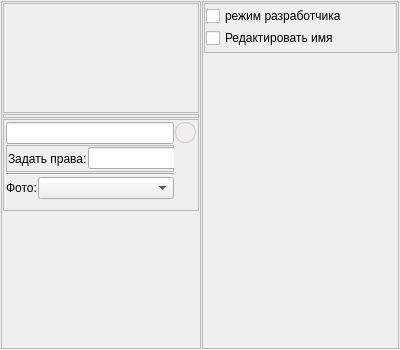
<?xml version="1.0" encoding="UTF-8"?>
<ui version="4.0">
 <class>widget_rootAdmin</class>
 <widget class="QWidget" name="widget_rootAdmin">
  <property name="geometry">
   <rect>
    <x>0</x>
    <y>0</y>
    <width>400</width>
    <height>350</height>
   </rect>
  </property>
  <property name="minimumSize">
   <size>
    <width>400</width>
    <height>350</height>
   </size>
  </property>
  <property name="maximumSize">
   <size>
    <width>400</width>
    <height>350</height>
   </size>
  </property>
  <property name="font">
   <font>
    <family>Arial</family>
   </font>
  </property>
  <property name="windowTitle">
   <string>Form</string>
  </property>
  <layout class="QGridLayout" name="gridLayout">
   <property name="leftMargin">
    <number>1</number>
   </property>
   <property name="topMargin">
    <number>1</number>
   </property>
   <property name="rightMargin">
    <number>1</number>
   </property>
   <property name="bottomMargin">
    <number>1</number>
   </property>
   <property name="spacing">
    <number>1</number>
   </property>
   <item row="0" column="0" rowspan="4">
    <widget class="QFrame" name="fr_block_1">
     <property name="sizePolicy">
      <sizepolicy hsizetype="Fixed" vsizetype="Preferred">
       <horstretch>0</horstretch>
       <verstretch>0</verstretch>
      </sizepolicy>
     </property>
     <property name="minimumSize">
      <size>
       <width>200</width>
       <height>0</height>
      </size>
     </property>
     <property name="maximumSize">
      <size>
       <width>200</width>
       <height>16777215</height>
      </size>
     </property>
     <property name="frameShape">
      <enum>QFrame::StyledPanel</enum>
     </property>
     <property name="frameShadow">
      <enum>QFrame::Raised</enum>
     </property>
     <layout class="QGridLayout" name="gridLayout_6">
      <property name="leftMargin">
       <number>1</number>
      </property>
      <property name="topMargin">
       <number>1</number>
      </property>
      <property name="rightMargin">
       <number>1</number>
      </property>
      <property name="bottomMargin">
       <number>1</number>
      </property>
      <property name="spacing">
       <number>1</number>
      </property>
      <item row="3" column="1">
       <spacer name="verticalSpacer_3">
        <property name="orientation">
         <enum>Qt::Vertical</enum>
        </property>
        <property name="sizeHint" stdset="0">
         <size>
          <width>20</width>
          <height>174</height>
         </size>
        </property>
       </spacer>
      </item>
      <item row="0" column="1">
       <widget class="QFrame" name="fr_block_4">
        <property name="minimumSize">
         <size>
          <width>0</width>
          <height>110</height>
         </size>
        </property>
        <property name="frameShape">
         <enum>QFrame::StyledPanel</enum>
        </property>
        <property name="frameShadow">
         <enum>QFrame::Raised</enum>
        </property>
        <layout class="QGridLayout" name="gridLayout_4">
         <property name="leftMargin">
          <number>1</number>
         </property>
         <property name="topMargin">
          <number>1</number>
         </property>
         <property name="rightMargin">
          <number>1</number>
         </property>
         <property name="bottomMargin">
          <number>1</number>
         </property>
         <property name="spacing">
          <number>1</number>
         </property>
         <item row="0" column="0">
          <widget class="QLabel" name="lab_foto_0">
           <property name="styleSheet">
            <string notr="true">image: url(:/admin/adm/not_photo_1.png);</string>
           </property>
           <property name="text">
            <string/>
           </property>
          </widget>
         </item>
        </layout>
       </widget>
      </item>
      <item row="1" column="1">
       <widget class="QFrame" name="fr_block_5">
        <property name="frameShape">
         <enum>QFrame::StyledPanel</enum>
        </property>
        <property name="frameShadow">
         <enum>QFrame::Raised</enum>
        </property>
        <layout class="QGridLayout" name="gridLayout_5">
         <property name="leftMargin">
          <number>1</number>
         </property>
         <property name="topMargin">
          <number>1</number>
         </property>
         <property name="rightMargin">
          <number>1</number>
         </property>
         <property name="bottomMargin">
          <number>1</number>
         </property>
         <property name="spacing">
          <number>1</number>
         </property>
        </layout>
       </widget>
      </item>
      <item row="2" column="1">
       <widget class="QFrame" name="frame">
        <property name="minimumSize">
         <size>
          <width>0</width>
          <height>30</height>
         </size>
        </property>
        <property name="frameShape">
         <enum>QFrame::StyledPanel</enum>
        </property>
        <property name="frameShadow">
         <enum>QFrame::Raised</enum>
        </property>
        <layout class="QGridLayout" name="gridLayout_7">
         <property name="leftMargin">
          <number>1</number>
         </property>
         <property name="topMargin">
          <number>1</number>
         </property>
         <property name="rightMargin">
          <number>1</number>
         </property>
         <property name="bottomMargin">
          <number>1</number>
         </property>
         <property name="spacing">
          <number>1</number>
         </property>
         <item row="0" column="1">
          <widget class="QStackedWidget" name="stackedW_list_0">
           <property name="currentIndex">
            <number>0</number>
           </property>
           <widget class="QWidget" name="page">
            <layout class="QGridLayout" name="gridLayout_8">
             <property name="leftMargin">
              <number>1</number>
             </property>
             <property name="topMargin">
              <number>1</number>
             </property>
             <property name="rightMargin">
              <number>1</number>
             </property>
             <property name="bottomMargin">
              <number>1</number>
             </property>
             <property name="spacing">
              <number>1</number>
             </property>
             <item row="0" column="2">
              <widget class="QPushButton" name="pushB_ok_0">
               <property name="minimumSize">
                <size>
                 <width>21</width>
                 <height>21</height>
                </size>
               </property>
               <property name="maximumSize">
                <size>
                 <width>21</width>
                 <height>21</height>
                </size>
               </property>
               <property name="styleSheet">
                <string notr="true">QPushButton
{
 	background: qlineargradient(x1: 0, y1: 0, x2: 0, y2: 1, #dadbde, stop: 1 #f6f7fa);
 	background: qlineargradient(x1: 0, y1: 0, x2: 0, y2: 1,
 	stop: 0 #dae2ec, stop: 0.4 #d6dde7,
 	stop: 0.5 #bfd7fb, stop: 1.0 #dae3ef);

 	border: 1px solid #cdc2bf;
 	border-radius: 10px;
		
	image: url(:/menu/page/add_list_0.png);
}

QPushButton:hover
{
	background-color: qlineargradient(spread:pad, x1:0, y1:1, x2:0, y2:0, 
	stop:0 rgba(255, 241, 241, 200), 
	stop:0.181818 rgba(255, 255, 255, 135),
	stop:	0.329545 rgba(200, 173, 173, 135), 
	stop:0.681818 rgba(207, 181, 181, 129), 
	stop:0.829545 rgba(255, 255, 255, 129), 
	stop:1 rgba(255, 239, 239, 192));

	image: url(:/menu/page/add_list_1.png);
 }

QPushButton:checked
{
	background: qlineargradient(x1: 0, y1: 0, x2: 0, y2: 1,
 	stop: 0 #f39556, stop: 0.4 #f7be98,
	stop: 0.5 #f0ccb4, stop: 1.0 #eda16e);

	image: url(:/menu/page/del_page_0.png);
}
 
QPushButton:pressed 
{
	background: qlineargradient(x1: 0, y1: 0, x2: 0, y2: 1,
 	stop: 0 #afc1db, stop: 0.4 #a1b3cf,
	stop: 0.5 #639bee, stop: 1.0 #b3caec);

	image: url(:/menu/page/add_list_1.png);
}
</string>
               </property>
               <property name="text">
                <string/>
               </property>
              </widget>
             </item>
             <item row="4" column="1">
              <spacer name="verticalSpacer">
               <property name="orientation">
                <enum>Qt::Vertical</enum>
               </property>
               <property name="sizeHint" stdset="0">
                <size>
                 <width>20</width>
                 <height>47</height>
                </size>
               </property>
              </spacer>
             </item>
             <item row="3" column="0">
              <widget class="QLabel" name="la_iamages_0">
               <property name="sizePolicy">
                <sizepolicy hsizetype="Fixed" vsizetype="Preferred">
                 <horstretch>0</horstretch>
                 <verstretch>0</verstretch>
                </sizepolicy>
               </property>
               <property name="text">
                <string>Фото:</string>
               </property>
              </widget>
             </item>
             <item row="0" column="0" colspan="2">
              <widget class="QLineEdit" name="lineE_0">
               <property name="text">
                <string/>
               </property>
              </widget>
             </item>
             <item row="1" column="0" colspan="2">
              <widget class="QFrame" name="frame_2">
               <property name="minimumSize">
                <size>
                 <width>0</width>
                 <height>0</height>
                </size>
               </property>
               <property name="frameShape">
                <enum>QFrame::StyledPanel</enum>
               </property>
               <property name="frameShadow">
                <enum>QFrame::Raised</enum>
               </property>
               <layout class="QGridLayout" name="gridLayout_10">
                <property name="leftMargin">
                 <number>1</number>
                </property>
                <property name="topMargin">
                 <number>1</number>
                </property>
                <property name="rightMargin">
                 <number>1</number>
                </property>
                <property name="bottomMargin">
                 <number>1</number>
                </property>
                <property name="spacing">
                 <number>1</number>
                </property>
                <item row="0" column="0">
                 <widget class="QLabel" name="lab_ranks_0">
                  <property name="sizePolicy">
                   <sizepolicy hsizetype="Fixed" vsizetype="Preferred">
                    <horstretch>0</horstretch>
                    <verstretch>0</verstretch>
                   </sizepolicy>
                  </property>
                  <property name="minimumSize">
                   <size>
                    <width>0</width>
                    <height>23</height>
                   </size>
                  </property>
                  <property name="maximumSize">
                   <size>
                    <width>16777215</width>
                    <height>23</height>
                   </size>
                  </property>
                  <property name="text">
                   <string>Задать права:</string>
                  </property>
                 </widget>
                </item>
                <item row="0" column="1">
                 <widget class="QLineEdit" name="lineE_rank_0">
                  <property name="sizePolicy">
                   <sizepolicy hsizetype="Expanding" vsizetype="Fixed">
                    <horstretch>0</horstretch>
                    <verstretch>0</verstretch>
                   </sizepolicy>
                  </property>
                  <property name="minimumSize">
                   <size>
                    <width>91</width>
                    <height>0</height>
                   </size>
                  </property>
                  <property name="maximumSize">
                   <size>
                    <width>91</width>
                    <height>16777215</height>
                   </size>
                  </property>
                 </widget>
                </item>
               </layout>
              </widget>
             </item>
             <item row="2" column="0" colspan="2">
              <widget class="Line" name="line">
               <property name="orientation">
                <enum>Qt::Horizontal</enum>
               </property>
              </widget>
             </item>
             <item row="3" column="1">
              <widget class="QComboBox" name="coBox_1">
               <property name="currentIndex">
                <number>-1</number>
               </property>
               <property name="minimumContentsLength">
                <number>0</number>
               </property>
              </widget>
             </item>
            </layout>
           </widget>
           <widget class="QWidget" name="page_2">
            <layout class="QGridLayout" name="gridLayout_9">
             <property name="leftMargin">
              <number>1</number>
             </property>
             <property name="topMargin">
              <number>1</number>
             </property>
             <property name="rightMargin">
              <number>1</number>
             </property>
             <property name="bottomMargin">
              <number>1</number>
             </property>
             <property name="spacing">
              <number>1</number>
             </property>
             <item row="5" column="0">
              <spacer name="verticalSpacer_4">
               <property name="orientation">
                <enum>Qt::Vertical</enum>
               </property>
               <property name="sizeHint" stdset="0">
                <size>
                 <width>20</width>
                 <height>23</height>
                </size>
               </property>
              </spacer>
             </item>
             <item row="1" column="0" colspan="2">
              <widget class="QLabel" name="lab_name_0">
               <property name="sizePolicy">
                <sizepolicy hsizetype="Expanding" vsizetype="Preferred">
                 <horstretch>0</horstretch>
                 <verstretch>0</verstretch>
                </sizepolicy>
               </property>
               <property name="minimumSize">
                <size>
                 <width>0</width>
                 <height>23</height>
                </size>
               </property>
               <property name="maximumSize">
                <size>
                 <width>16777215</width>
                 <height>23</height>
                </size>
               </property>
               <property name="text">
                <string>Имя!</string>
               </property>
              </widget>
             </item>
             <item row="0" column="0" colspan="2">
              <widget class="QLabel" name="lab_name_title_0">
               <property name="minimumSize">
                <size>
                 <width>0</width>
                 <height>23</height>
                </size>
               </property>
               <property name="maximumSize">
                <size>
                 <width>16777215</width>
                 <height>23</height>
                </size>
               </property>
               <property name="text">
                <string>Добро пожаловать!</string>
               </property>
               <property name="alignment">
                <set>Qt::AlignCenter</set>
               </property>
              </widget>
             </item>
             <item row="2" column="0">
              <widget class="QLabel" name="lab_rank_1">
               <property name="minimumSize">
                <size>
                 <width>0</width>
                 <height>23</height>
                </size>
               </property>
               <property name="maximumSize">
                <size>
                 <width>16777215</width>
                 <height>23</height>
                </size>
               </property>
               <property name="text">
                <string>Права доступа:</string>
               </property>
              </widget>
             </item>
             <item row="2" column="1">
              <widget class="QLabel" name="lab_rank_0">
               <property name="minimumSize">
                <size>
                 <width>0</width>
                 <height>23</height>
                </size>
               </property>
               <property name="maximumSize">
                <size>
                 <width>16777215</width>
                 <height>23</height>
                </size>
               </property>
               <property name="text">
                <string>[]</string>
               </property>
              </widget>
             </item>
            </layout>
           </widget>
          </widget>
         </item>
        </layout>
       </widget>
      </item>
     </layout>
    </widget>
   </item>
   <item row="0" column="1" rowspan="4">
    <widget class="QFrame" name="fr_block_2">
     <property name="minimumSize">
      <size>
       <width>0</width>
       <height>50</height>
      </size>
     </property>
     <property name="frameShape">
      <enum>QFrame::StyledPanel</enum>
     </property>
     <property name="frameShadow">
      <enum>QFrame::Raised</enum>
     </property>
     <layout class="QGridLayout" name="gridLayout_3">
      <property name="leftMargin">
       <number>1</number>
      </property>
      <property name="topMargin">
       <number>1</number>
      </property>
      <property name="rightMargin">
       <number>1</number>
      </property>
      <property name="bottomMargin">
       <number>1</number>
      </property>
      <property name="spacing">
       <number>1</number>
      </property>
      <item row="3" column="0">
       <spacer name="verticalSpacer_2">
        <property name="orientation">
         <enum>Qt::Vertical</enum>
        </property>
        <property name="sizeHint" stdset="0">
         <size>
          <width>20</width>
          <height>40</height>
         </size>
        </property>
       </spacer>
      </item>
      <item row="0" column="0">
       <widget class="QFrame" name="fr_block_3">
        <property name="minimumSize">
         <size>
          <width>0</width>
          <height>50</height>
         </size>
        </property>
        <property name="frameShape">
         <enum>QFrame::StyledPanel</enum>
        </property>
        <property name="frameShadow">
         <enum>QFrame::Raised</enum>
        </property>
        <layout class="QGridLayout" name="gridLayout_2">
         <property name="leftMargin">
          <number>1</number>
         </property>
         <property name="topMargin">
          <number>1</number>
         </property>
         <property name="rightMargin">
          <number>1</number>
         </property>
         <property name="bottomMargin">
          <number>1</number>
         </property>
         <property name="spacing">
          <number>1</number>
         </property>
         <item row="0" column="0">
          <widget class="QCheckBox" name="checkB_1">
           <property name="text">
            <string>режим разработчика</string>
           </property>
          </widget>
         </item>
         <item row="1" column="0">
          <widget class="QCheckBox" name="checkB_2">
           <property name="text">
            <string>Редактировать имя</string>
           </property>
          </widget>
         </item>
        </layout>
       </widget>
      </item>
     </layout>
    </widget>
   </item>
  </layout>
 </widget>
 <resources/>
 <connections/>
</ui>
